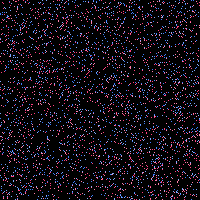
Frame 1 (no input)
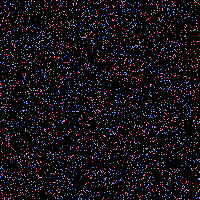
Frame 60 (the mouse pressed at the canvas centre just before this capture)
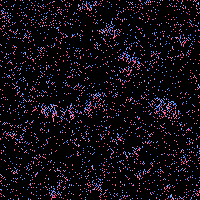
Frame 120 (the mouse held since frame 60 and released just before this capture)

The Processing sketch that drew these frames (run headless with seeded random() and noise(); from frame 60 on, the mouse is pressed at the canvas centre):

// Processing sketch: Spore2
// ── Spore2.pde
/**
 * Spore 2 
 * by Mike Davis. 
 * 
 * A short program for alife experiments. Click in the window to restart. 
 * Each cell is represented by a pixel on the display as well as an entry in
 * the array 'cells'. Each cell has a run() method, which performs actions
 * based on the cell's surroundings.  Cells run one at a time (to avoid conflicts
 * like wanting to move to the same space) and in random order. 
 * 
 * Created 9 January 2003
 */
 
World w;
int maxcells = 4000;
int numcells;
Cell[] cells = new Cell[maxcells];
color spore1, spore2, spore3, spore4;
color black = color(0, 0, 0);
// set lower for smoother animation, higher for faster simulation
int runs_per_loop = 10000;

void setup()
{
  size(200, 200);
  frameRate(24);
  clearscr();
  w = new World();
  spore1 = color(128, 172, 255);
  spore2 = color(64, 128, 255);
  spore3 = color(255, 128, 172);
  spore4 = color(255, 64, 128);
  numcells = 0;
  seed();
}

void seed()
{
  // Add cells at random places
  for (int i = 0; i < maxcells; i++)
  {
    int cX = int(random(width));
    int cY = int(random(height));
    int c;
    float r = random(1);
    if (r < 0.25) c = spore1;
    else if (r < 0.5) c = spore2;
    else if (r < 0.75) c = spore3;
    else c = spore4;
    if (w.getpix(cX, cY) == black)
    {
      w.setpix(cX, cY, c);
      cells[numcells] = new Cell(cX, cY);
      numcells++;
    }
  }
}

void draw()
{
  // Run cells in random order
  for (int i = 0; i < runs_per_loop; i++) {
    int selected = min((int)random(numcells), numcells - 1);
    cells[selected].run();
  }
}

void clearscr()
{
  for (int y = 0; y < height; y++) {
    for (int x = 0; x < width; x++) {
      set(x, y, color(0));
    }
  }
}

class Cell
{
  int x, y;
  Cell(int xin, int yin)
  {
    x = xin;
    y = yin;
  }
  // Perform action based on surroundings
  void run()
  {
    // Fix cell coordinates
    while(x < 0) {
      x+=width;
    }
    while(x > width - 1) {
      x-=width;
    }
    while(y < 0) {
      y+=height;
    }
    while(y > height - 1) {
      y-=height;
    }

    // Cell instructions
    int myColor = w.getpix(x, y);
    if (myColor == spore1) {
      if (w.getpix(x - 1, y + 1) == black && w.getpix(x + 1, y + 1) == black && w.getpix(x, y + 1) == black) move(0, 1);
      else if (w.getpix(x - 1, y) == spore2 && w.getpix(x - 1, y - 1) != black) move(0, -1);
      else if (w.getpix(x - 1, y) == spore2 && w.getpix(x - 1, y - 1) == black) move(-1, -1);
      else if (w.getpix(x + 1, y) == spore1 && w.getpix(x + 1, y - 1) != black) move(0, -1);
      else if (w.getpix(x + 1, y) == spore1 && w.getpix(x + 1, y - 1) == black) move(1, -1);
      else move((int)random(3) - 1, 0);
    } else if (myColor == spore2) {
      if (w.getpix(x - 1, y + 1) == black && w.getpix(x + 1, y + 1) == black && w.getpix(x, y + 1) == black) move(0, 1);
      else if (w.getpix(x + 1, y) == spore1 && w.getpix(x + 1, y - 1) != black) move(0, -1);
      else if (w.getpix(x + 1, y) == spore1 && w.getpix(x + 1, y - 1) == black) move(1, -1);
      else if (w.getpix(x - 1, y) == spore2 && w.getpix(x - 1, y - 1) != black) move(0, -1);
      else if (w.getpix(x - 1, y) == spore2 && w.getpix(x - 1, y - 1) == black) move(-1, -1);
      else move((int)random(3) - 1, 0);
    }
    else if (myColor == spore3)
    {
      if (w.getpix(x - 1, y - 1) == black && w.getpix(x + 1, y - 1) == black && w.getpix(x, y - 1) == black) move(0, -1);
      else if (w.getpix(x - 1, y) == spore4 && w.getpix(x - 1, y + 1) != black) move(0, 1);
      else if (w.getpix(x - 1, y) == spore4 && w.getpix(x - 1, y + 1) == black) move(-1, 1);
      else if (w.getpix(x + 1, y) == spore3 && w.getpix(x + 1, y + 1) != black) move(0, 1);
      else if (w.getpix(x + 1, y) == spore3 && w.getpix(x + 1, y + 1) == black) move(1, 1);
      else move((int)random(3) - 1, 0);
    }
    else if (myColor == spore4)
    {
      if (w.getpix(x - 1, y - 1) == black && w.getpix(x + 1, y - 1) == black && w.getpix(x, y - 1) == black) move(0, -1);
      else if (w.getpix(x + 1, y) == spore3 && w.getpix(x + 1, y + 1) != black) move(0, 1);
      else if (w.getpix(x + 1, y) == spore3 && w.getpix(x + 1, y + 1) == black) move(1, 1);
      else if (w.getpix(x - 1, y) == spore4 && w.getpix(x - 1, y + 1) != black) move(0, 1);
      else if (w.getpix(x - 1, y) == spore4 && w.getpix(x - 1, y + 1) == black) move(-1, 1);
      else move((int)random(3) - 1, 0);
    }
  }
  
  // Will move the cell (dx, dy) units if that space is empty
  void move(int dx, int dy) {
    if (w.getpix(x + dx, y + dy) == black) {
      w.setpix(x + dx, y + dy, w.getpix(x, y));
      w.setpix(x, y, color(0));
      x += dx;
      y += dy;
    }
  }
}

//  The World class simply provides two functions, get and set, which access the
//  display in the same way as getPixel and setPixel.  The only difference is that
//  the World class's get and set do screen wraparound ("toroidal coordinates").
class World
{
  void setpix(int x, int y, int c) {
    while(x < 0) x+=width;
    while(x > width - 1) x-=width;
    while(y < 0) y+=height;
    while(y > height - 1) y-=height;
    set(x, y, c);
  }
  
  color getpix(int x, int y) {
    while(x < 0) x+=width;
    while(x > width - 1) x-=width;
    while(y < 0) y+=height;
    while(y > height - 1) y-=height;
    return get(x, y);
  }
}

void mousePressed()
{
  setup();
}
